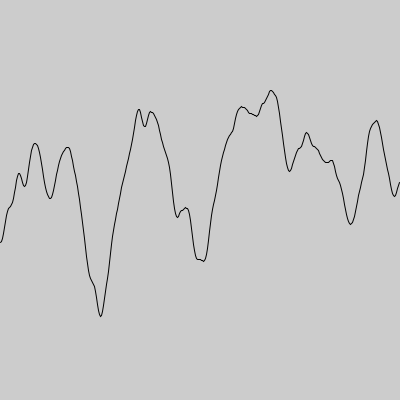
Frame 1 (no input)
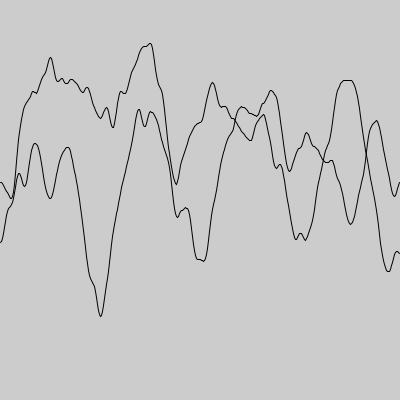
Frame 2 (the mouse pressed at the canvas centre, redrawn once)

The Processing sketch that drew these frames (run headless with seeded random() and noise(); the mouse was pressed at the canvas centre and the sketch redrawn once):

// Processing sketch: aula19_g02_exe04
// ── aula19_g02_exe04.pde
float x=0, y=0; float offset=0;
void setup(){
size(400,400);
noFill();
//noiseSeed(4);
}
void draw(){
  beginShape();
  for(x=0;x <400 ;x =x+1){
    y=noise(offset) * 400;
    vertex(x,y);
    offset=offset + 0.02; //-> alterar aqui
  }
  endShape();
  noLoop();
}
